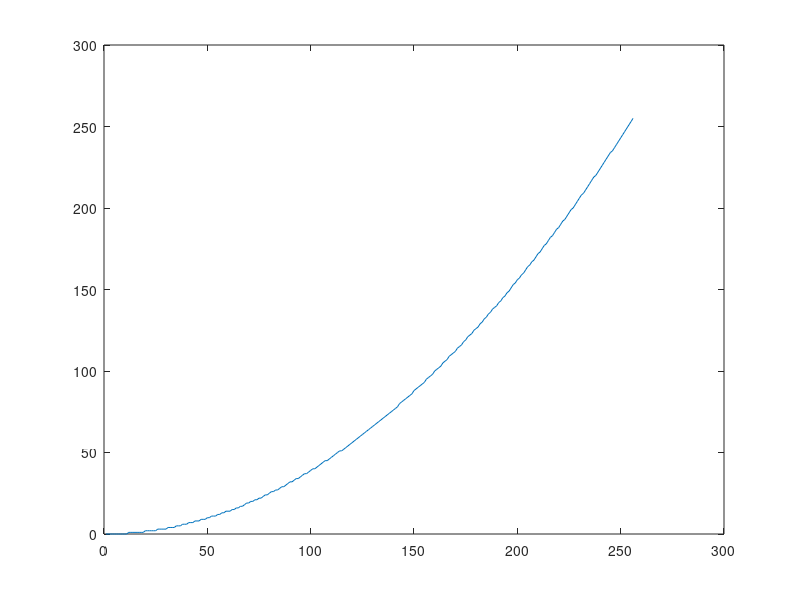
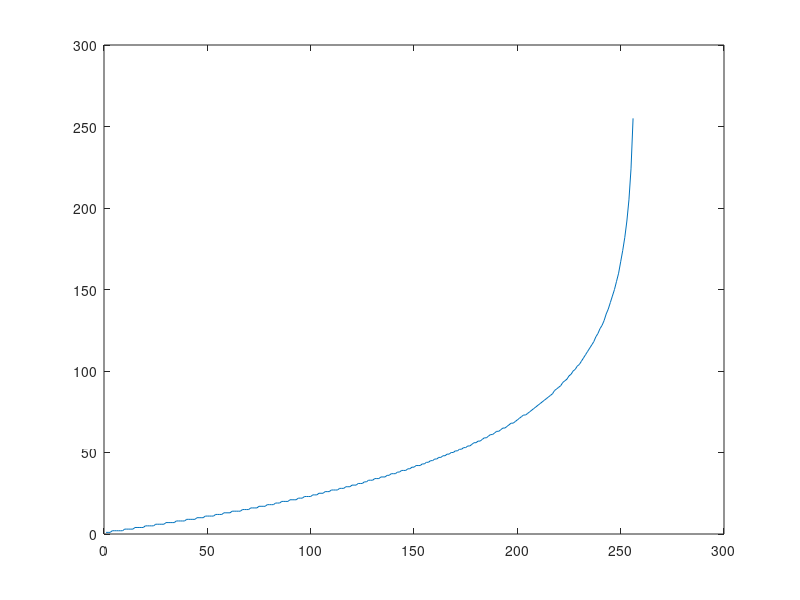
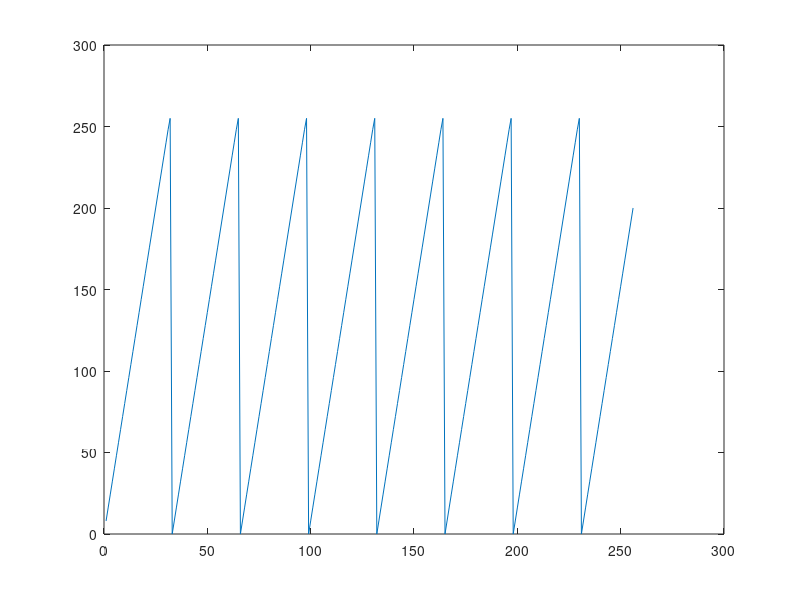

The MATLAB script that drew these images, in order: (Note: this script raises an error after producing the figures.)
clear;
clc;
%Some basic lut functions

load funkcjeLUT.mat;
figure(1);
plot(kwadratowa);
%%
figure(2);
plot(odwlog);
%%
figure(3);
plot(pila);
%%

lena=imread('lena.bmp');
imshow(lena);
%%

lut(lena,log);


%%
figure(4);
lut(lena,kwadratowa);


figure(5);
lut(lena,log);

figure(6);
lut(lena,odwlog);

figure(7);
lut(lena,odwrotna);

figure(8);
lut(lena,pierwiastkowa);

figure(9);
lut(lena,pila);

figure(10);
lut(lena,wykladnicza);


